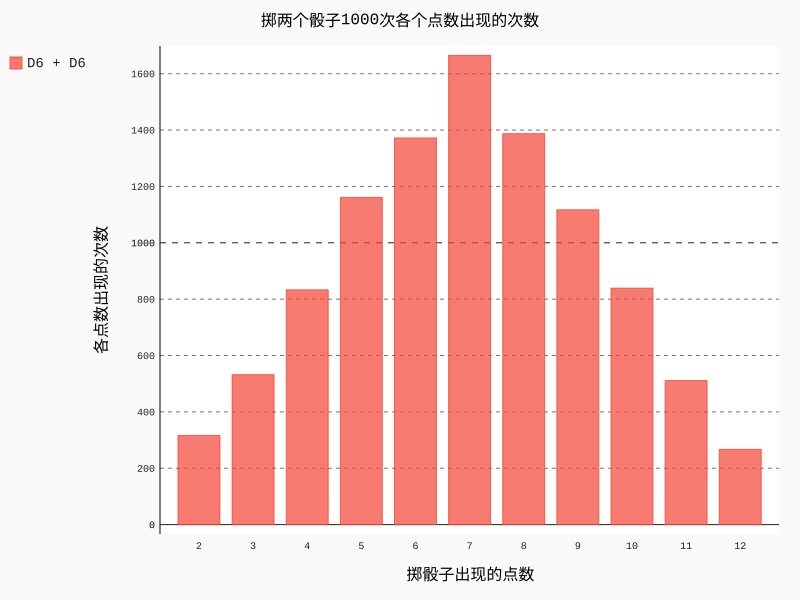

Write Python code to recreate this figure.
#!/usr/bin/env python3
# -*- coding: utf-8 -*-
from pcc.die import Die
import pygal

# 创建两个D6骰子
die_1 = Die()
die_2 = Die()


# 掷几次次骰子，并将结果存储在一个列表中
results = []
for roll_num in range(10000):
    result = die_1.roll() + die_2.roll()
    results.append(result)
# print(results)

# 分析结果，用于存储每一个点数出现的次数
frequencies = []
max_result = die_1.num_sides + die_2.num_sides

for value in range(2, max_result + 1):
    frequency = results.count(value)
    frequencies.append(frequency)
print(frequencies)


# 对结果进行可视化，创建一个条形图实例
hist = pygal.Bar()

hist.title = "掷两个骰子1000次各个点数出现的次数"
hist.x_labels = [x for x in range(2, max_result + 1)]
hist.x_title = "掷骰子出现的点数"
hist.y_title = "各点数出现的次数"

hist.add("D6 + D6", frequencies)
hist.render_to_file('dice_visual.svg')
